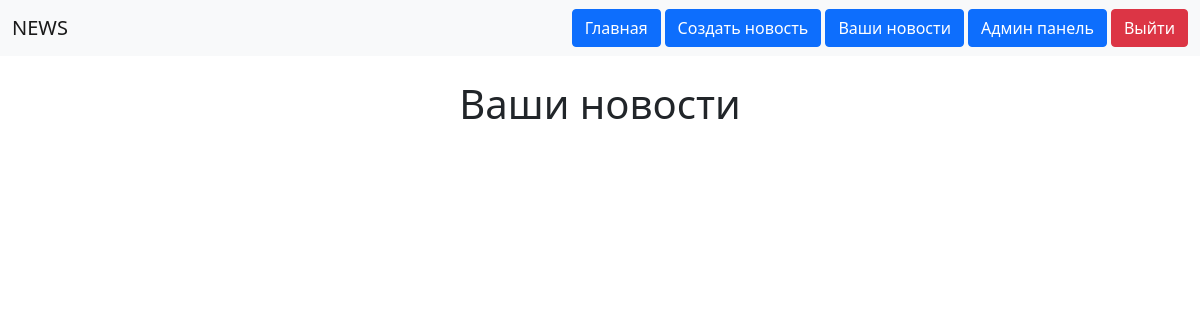
The page /user/private-posts.php (signed in) on the database as committed earlier.
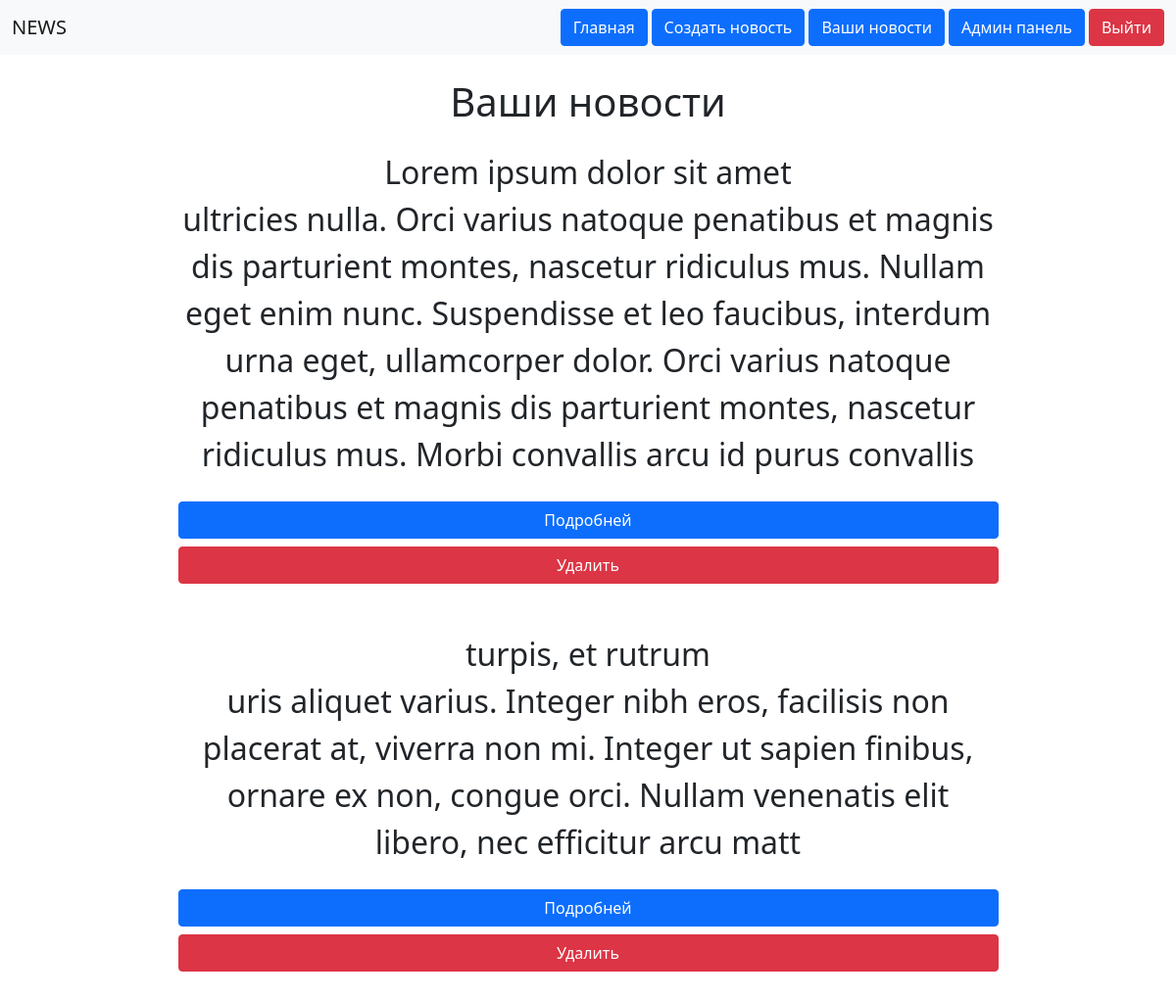
The same page on the database as committed later.
### tables this page shows
CREATE TABLE posts (
    id INT NOT NULL AUTO_INCREMENT PRIMARY KEY,
    title VARCHAR(100) NOT NULL,
    description VARCHAR(400) NOT NULL,
    user_id int not null,

    FOREIGN KEY (user_id) REFERENCES users(id) ON DELETE CASCADE
);

### user/private-posts.php (the view, shortened to what this page needs)
<?php
require '../layouts/header.php';
require '../database/database.php';
$user_id = $_SESSION['user_id'];
$stmt = $conn->query("select * from posts where user_id = '$user_id'");
?>
<div class="mt-4 container">
    <h1 class="text-center">Ваши новости</h1>
    <div class="news d-flex justify-content-center mt-4 text-center flex-wrap">
        <?php while ($post = $stmt->fetch()) { ?>
            <div class="fs-2 w-75 mb-5">
                <div><?php echo $post['title'] ?></div>
                <div><?php echo $post['description'] ?></div>
                <form action="./private-posts.php" method="post">
                    <div class="d-grid gap-2 mt-4">
                        <a href="../post/post.php?postId=<?php echo $post['id'] ?>" class="btn btn-primary" type="button">Подробней</a>
                        <button class="btn btn-danger" type="submit" name="delete" id="delete">Удалить</button>
                    </div>
                </form>
            </div>
        <?php } ?>
    </div>
</div>
<?php require '../layouts/footer.php' ?>

Rows that differ between the two databases and show on the page:
added posts: title "Lorem ipsum dolor sit amet", description "ultricies nulla. Orci varius natoque penatibus et magnis dis parturient montes, nascetur ridiculus mus. Nullam eget enim nunc. Suspendisse et leo faucibus, interdum urna eget, ullamcorper dolor. Orci varius natoque penatibus et magnis dis parturient montes, nascetur ridiculus mus. Morbi convallis arcu id purus convallis"
added posts: title "turpis, et rutrum", description "uris aliquet varius. Integer nibh eros, facilisis non placerat at, viverra non mi. Integer ut sapien finibus, ornare ex non, congue orci. Nullam venenatis elit libero, nec efficitur arcu matt"
